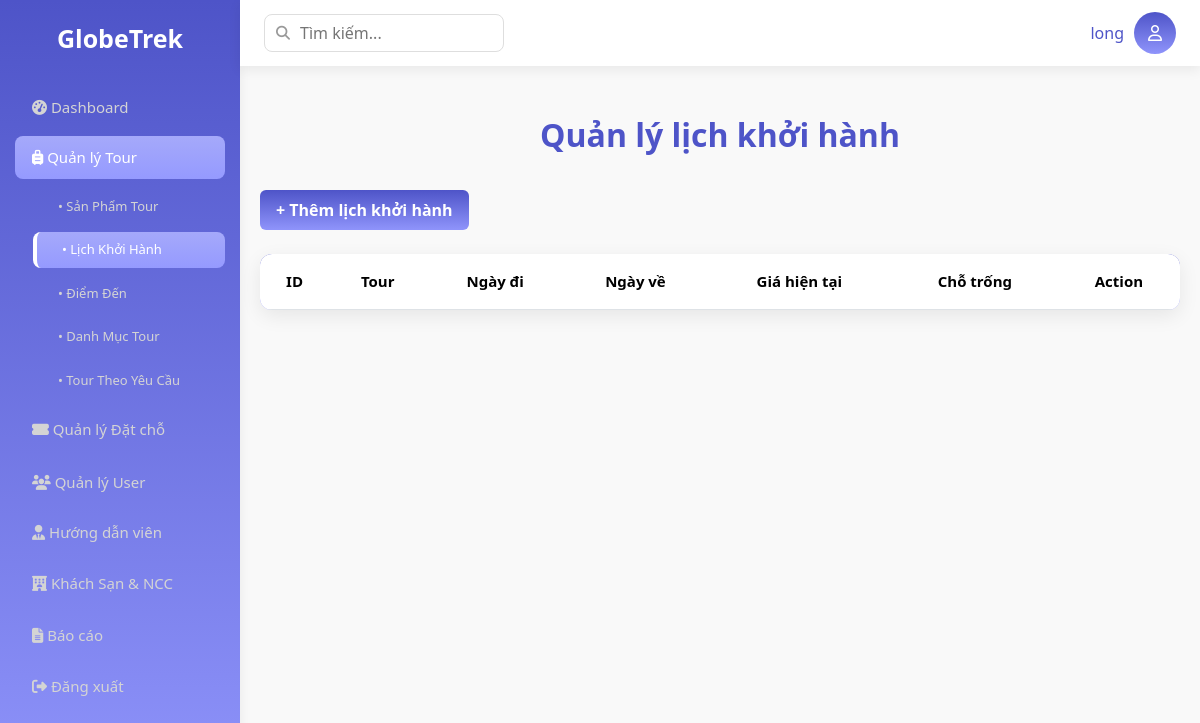
Page /Base/?action=list-departure (signed in) on the earlier database version.
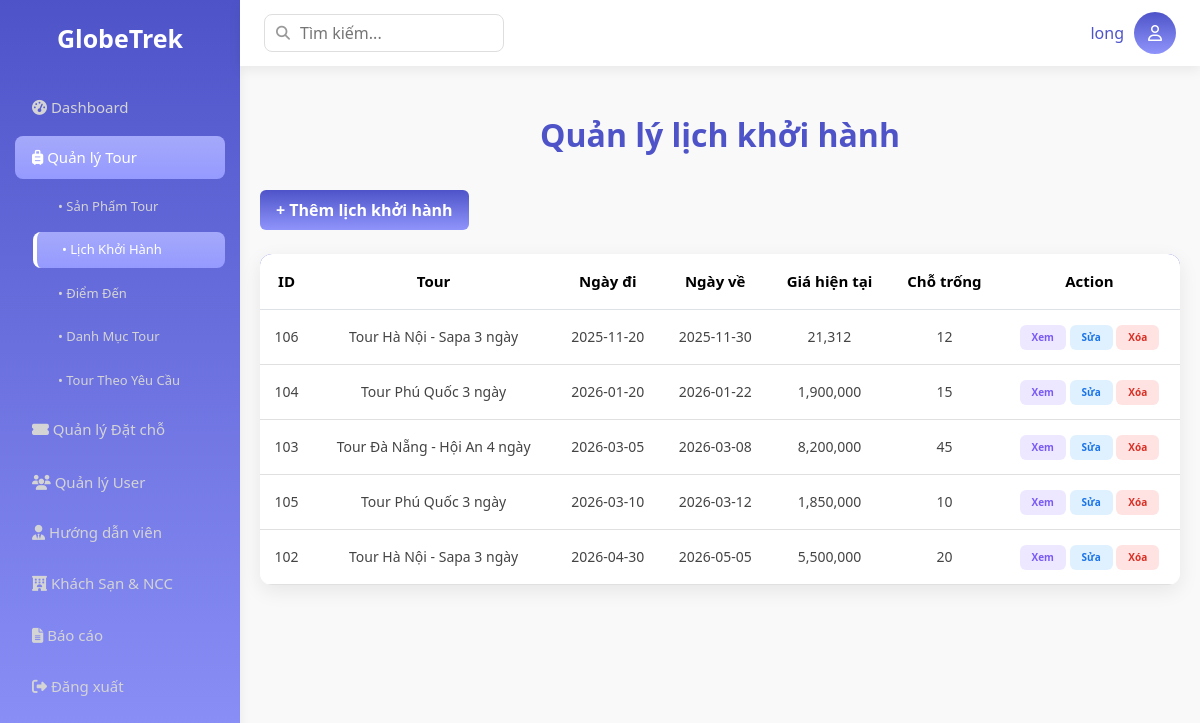
Same page on the later database version.
### tables this page shows
CREATE TABLE `tour_departures` (
  `id` int NOT NULL,
  `tour_id` int NOT NULL,
  `start_date` date NOT NULL,
  `end_date` date NOT NULL,
  `current_price` decimal(10,2) NOT NULL COMMENT 'Giá bán hiện tại',
  `available_slots` int NOT NULL COMMENT 'Số chỗ còn trống'
);

CREATE TABLE `tours` (
  `id` int NOT NULL,
  `name` varchar(255) NOT NULL,
  `tour_type` enum('Nội địa','Quốc tế') NOT NULL,
  `description` text,
  `base_price` decimal(10,2) NOT NULL COMMENT 'Giá cơ bản trước khuyến mãi',
  `policy_id` int DEFAULT NULL,
  `created_at` timestamp NULL DEFAULT CURRENT_TIMESTAMP,
  `category_id` int DEFAULT NULL,
  `tour_origin` enum('Catalog','Custom') DEFAULT 'Catalog'
);

### Base/controllers/DepartureController.php (called while the page is built, shortened)
<?php
class DepartureController
{
    public function listDeparture()
    {
        $departure = new DepartureModel();
        $listDeparture = $departure->getList();
        $view = "admin/departure/list-departure";
        require_once PATH_VIEW . 'main.php';
    }
}

### Base/index.php (called while the page is built, shortened)
<?php
spl_autoload_register(function ($class) {
    $fileName = "$class.php";
    $fileModel              = PATH_MODEL . $fileName;
});
require_once './routes/index.php';

### Base/models/BaseModel.php (called while the page is built, shortened)
<?php
class BaseModel
{
    protected $pdo;
    public function __construct()
    {
        $dsn = sprintf('mysql:host=%s;port=%s;dbname=%s;charset=utf8', DB_HOST, DB_PORT, DB_NAME);
        try {
            $this->pdo = new PDO($dsn, DB_USERNAME, DB_PASSWORD, DB_OPTIONS);
        } catch (PDOException $e) {
            die("Kết nối cơ sở dữ liệu thất bại: {$e->getMessage()}. Vui lòng thử lại sau.");
        }
    }
    public function __destruct()
    {
        $this->pdo = null;
    }
    public function getConnection()
    {
        return $this->pdo;
}
}

### Base/models/DepartureModel.php (called while the page is built, shortened)
<?php
class DepartureModel {
    public $db;
    public function __construct() {
        $baseModel = new BaseModel();
        $this->db = $baseModel->getConnection();
    }
    public function getList() {
        $sql = "SELECT
                    td.id AS departure_id,
                    t.name AS tour_name,
                    td.start_date,
                    td.end_date,
                    td.current_price,
                    td.available_slots AS max_slots,
                    td.available_slots - IFNULL(COUNT(BC.id), 0) AS remaining_slots
                FROM tour_departures td
                JOIN tours t ON td.tour_id = t.id
                LEFT JOIN bookings b ON b.departure_id = td.id
                LEFT JOIN booking_customers BC ON BC.booking_id = b.id AND b.status IN ('Confirmed', 'Pending')
                GROUP BY td.id, t.name, td.start_date, td.end_date, td.current_price, td.available_slots
                ORDER BY td.start_date ASC";
        $stmt = $this->db->prepare($sql);
        $stmt->execute();
        return $stmt->fetchAll();
    }
}

### Base/views/admin/departure/list-departure.php (the view)
<?php include PATH_VIEW . 'layout/header.php'; ?>
<div class="main">
    <h2>Quản lý lịch khởi hành</h2>
<a href="<?= BASE_URL ?>?action=create-departure" class="btn btn-nut">+ Thêm lịch khởi hành</a>
<section class="mt-4">
<table class="table">
    <thead>
        <tr>
            <th>ID</th>
            <th>Tour</th>
            <th>Ngày đi</th>
            <th>Ngày về</th>
            <th>Giá hiện tại</th>
            <th>Chỗ trống</th>
            <th>Action</th>
        </tr>
    </thead>
    <tbody>
        <?php foreach ($listDeparture as $value): ?>
        <tr>
            <td><?= $value['departure_id'] ?></td>
            <td><?= $value['tour_name'] ?></td>
            <td><?= $value['start_date'] ?></td>
            <td><?= $value['end_date'] ?></td>
            <td><?= number_format($value['current_price']) ?></td>
            <td><?= $value['max_slots'] ?></td>
            <td>
                <a href="<?= BASE_URL ?>?action=update-departure&id=<?= $value['departure_id'] ?>" class="btn view">Xem</a>
                <a href="<?= BASE_URL ?>?action=update-departure&id=<?= $value['departure_id'] ?>" class="btn edit">Sửa</a>
                <a href="<?= BASE_URL ?>?action=delete-departure&id=<?= $value['departure_id'] ?>"
                   onclick="return confirm('Xóa lịch này?')" class="btn delete">Xóa</a>
            </td>
        </tr>
        <?php endforeach ?>
    </tbody>
</table>
</section>
</div>
<?php include PATH_VIEW . 'layout/footer.php'; ?>

### Base/views/main.php (shortened to what this page needs)
<!DOCTYPE html>
<html lang="en">
<head>
    <link href="https://cdn.jsdelivr.net/npm/bootstrap@5.3.3/dist/css/bootstrap.min.css" rel="stylesheet">
</head>
<body>
        <div class="row">
            <?php
            if (isset($view)) {
                require_once PATH_VIEW . $view . '.php';
            }
            ?>
        </div>
</body>
</html>

### Base/views/layout/header.php (shortened to what this page needs)
<!DOCTYPE html>
<html lang="en">
<head>
    <link href="https://cdn.jsdelivr.net/npm/bootstrap@5.3.3/dist/css/bootstrap.min.css" rel="stylesheet">
    <link rel="stylesheet" href="assets/css/layout.css">
    <link rel="stylesheet" href="assets/css/user.css">
    <link rel="stylesheet" href="https://cdnjs.cloudflare.com/ajax/libs/font-awesome/6.4.0/css/all.min.css">
</head>
<body>
    <div class="layout">
        <div class="main-content">
            <div class="topBar">
                <div class="search">
                    <i class="fas fa-search"></i>
                    <input type="text" placeholder="Tìm kiếm..." />
                </div>
                <div class="user">
                    <span><?= $_SESSION['user']['name'] ?? 'Admin' ?></span>
                    <a href="<?= BASE_URL ?>?action=detail-user&id=<?= $_SESSION['user']['id'] ?>">
                        <div class="avatar"><i class="fa-regular fa-user"></i></div>
                    </a>
                </div>
            </div>
            <div class="sidebar">
                <div class="brand">
                    <a href="<?= BASE_URL ?>?action=dashboard">GlobeTrek</a>
                </div>
                <?php $action = $_GET['action'] ?? 'dashboard'; ?>
                <div class="menu">
                    <a href="<?= BASE_URL ?>?action=dashboard" class="<?= ($action == 'dashboard') ? 'active' : '' ?>">
                        <i class="fas fa-tachometer-alt"></i> Dashboard
                    </a>
                    <?php
                    $tour_actions = ['list-tour', 'list-departure', 'list-destination', 'list-category', 'list-custom-requests'];
                    $is_tour_group_active = in_array($action, $tour_actions);
                    ?>
                    <div class="dropdown <?= $is_tour_group_active ? 'active' : '' ?>">
                        <span class="drop-btn"><i class="fas fa-suitcase-rolling"></i> Quản lý Tour</span>
                        <div class="drop-content">
                            <a href="<?= BASE_URL ?>?action=list-tour" class="<?= ($action == 'list-tour') ? 'active-sub' : '' ?>">• Sản Phẩm Tour</a>
                            <a href="<?= BASE_URL ?>?action=list-departure" class="<?= ($action == 'list-departure') ? 'active-sub' : '' ?>">• Lịch Khởi Hành</a>
                            <a href="<?= BASE_URL ?>?action=list-destination" class="<?= ($action == 'list-destination') ? 'active-sub' : '' ?>">• Điểm Đến</a>
                            <a href="<?= BASE_URL ?>?action=list-category" class="<?= ($action == 'list-category') ? 'active-sub' : '' ?>">• Danh Mục Tour</a>
                            <a href="<?= BASE_URL ?>?action=list-custom-requests" class="<?= ($action == 'list-custom-requests') ? 'active-sub' : '' ?>">• Tour Theo Yêu Cầu</a>
                        </div>
                    </div>
                    <?php
                    $order_actions = ['order', 'list-order', 'list-payment', 'list-booking-customers'];
                    $is_order_group_active = in_array($action, $order_actions);
                    ?>
                    <div class="dropdown <?= $is_order_group_active ? 'active' : '' ?>">
                        <span class="drop-btn"><i class="fas fa-ticket-alt"></i> Quản lý Đặt chỗ</span>
                    </div>
                    <div class="dropdown <?= $is_order_group_active ? 'active' : '' ?>">
                        <a href="<?= BASE_URL ?>?action=list-user" class="<?= ($action == 'list-user') ? 'active' : '' ?>"><i class="fas fa-users"></i> Quản lý User</a>
                        <a href="<?= BASE_URL ?>?action=list-guide" class="<?= ($action == 'list-guide') ? 'active' : '' ?>"><i class="fas fa-user-tie"></i> Hướng dẫn viên</a>
                        <a href="<?= BASE_URL ?>?action=list-hotel" class="<?= ($action == 'list-hotel') ? 'active' : '' ?>"><i class="fas fa-hotel"></i> Khách Sạn & NCC</a>
                    </div>
                    <a href="<?= BASE_URL ?>?action=report" class="<?= ($action == 'report') ? 'active' : '' ?>"><i class="fas fa-file-alt"></i> Báo cáo</a>
                    <a href="<?= BASE_URL ?>?action=logout"><i class="fas fa-sign-out-alt"></i> Đăng xuất</a>
                </div>
            </div>

### Base/views/layout/footer.php (shortened to what this page needs)
 </div>
 </div>
</body>
</html>

### Base/assets/css/layout.css (style rules this page uses)
:root { --orange: linear-gradient(180deg, #4e54c8, #8f94fb); --orange-active: linear-gradient(180deg, #a5a9fa, #959aff); --orange-light: #4e54c8; --bg: #f9f9f9; --white: #ffffff; --text: #4e54c8; --muted: #d4d4d4; --radius: 8px; --shadow: 0 4px 12px rgba(0, 0, 0, 0.07); font-family: "Inter", sans-serif; }
body { margin: 0; background: var(--bg); color: var(--text); overflow-x: hidden; }
.sidebar { position: fixed; top: 0; left: 0; width: 240px; height: 100vh; background: var(--orange); padding: 20px 15px; box-shadow: var(--shadow); box-sizing: border-box; overflow-y: auto; scrollbar-width: none; }
.brand { font-size: 25px; font-weight: 700; color: var(--white); margin-bottom: 20px; text-align: center; }
.brand a { text-decoration: none; color: inherit; }
.menu { display: flex; flex-direction: column; }
.menu a, .menu .drop-btn { display: block; padding: 10px 17px; margin-top: 8px; text-decoration: none; border-radius: var(--radius); color: var(--muted); font-size: 15px; cursor: pointer; transition: all 0.2s; }
.menu a.active, .menu .dropdown.active > .drop-btn { background: var(--orange-active); color: #fff; }
.menu .dropdown { display: flex; flex-direction: column; margin-bottom: 2px; }
.menu .drop-content { display: none; flex-direction: column; margin-top: 2px; margin-left: 18px; }
.menu .dropdown.active .drop-content { display: flex; }
.drop-content a { padding: 8px 17px 8px 25px; font-size: 13px; color: var(--muted); border-radius: var(--radius); transition: all 0.2s; }
.drop-content a.active-sub { background: var(--orange-active); color: #fff; font-weight: 500; border-left: 4px solid var(--white); }
.topBar { background: var(--white); padding: 12px 24px; box-shadow: var(--shadow); display: flex; justify-content: space-between; align-items: center; position: sticky; top: 0; z-index: 99; }
.main-content { margin-left: 240px; height: 100vh; }
.search { position: relative; display: flex; align-items: center; }
.search i { position: absolute; left: 12px; color: #999; font-size: 14px; }
.search input { padding: 6px 14px 6px 35px; border-radius: var(--radius); border: 1px solid #dedede; width: 240px; transition: border-color 0.2s; }
.user { display: flex; align-items: center; gap: 10px; }
.avatar { width: 42px; height: 42px; background: var(--orange); border-radius: 50%; display: flex; justify-content: center; align-items: center; color: #fff; font-weight: bold; }
.main { padding: 26px; }

### Base/assets/css/user.css (style rules this page uses)
.main h2 { font-weight: 700; margin-bottom: 1rem; text-align: center; }
.table { width: 100%; border-collapse: separate; border-spacing: 0; font-family: inherit; background: #fff; border-radius: 12px; overflow: hidden; box-shadow: 0 6px 20px rgba(0,0,0,0.08); }
.table thead tr { background: linear-gradient(180deg, #4e54c8, #8f94fb); color: #fff; text-align: center; font-weight: 600; font-size: 15px; }
.table thead th { padding: 16px 12px; }
.table tbody tr { border-bottom: 1px solid #e0e0e0; }
.table tbody td { padding: 14px 12px; vertical-align: middle; font-size: 14px; color: #444; text-align: center; }
.view, .edit, .delete { margin-top: 1px; padding: 5px 12px; border: none; border-radius: 6px; cursor: pointer; font-size: 10px; font-weight: bold; transition: 0.2s; }
.view { background: #ede8ff; color: #7a5af5; }
.edit { background: #dff1ff; color: #1a73e8; }
.delete { background: #ffe3e3; color: #d93025; }
.btn-nut { background: var(--orange); color: var(--white); border: none; padding: 8px 16px; font-weight: 600; transition: opacity 0.2s; margin: 20px 0 0 0; }
.main { padding: 50px 20px; max-width: 1000px; margin: auto; }

Differences in the rows shown:
added tour_departures: id "106", tour.name "Tour Hà Nội - Sapa 3 ngày", start_date "2025-11-20", end_date "2025-11-30", current_price "21,312", available_slots "12"
added tour_departures: id "104", tour.name "Tour Phú Quốc 3 ngày", start_date "2026-01-20", end_date "2026-01-22", current_price "1,900,000", available_slots "15"
added tour_departures: id "103", tour.name "Tour Đà Nẵng - Hội An 4 ngày", start_date "2026-03-05", end_date "2026-03-08", current_price "8,200,000", available_slots "45"
added tour_departures: id "105", tour.name "Tour Phú Quốc 3 ngày", start_date "2026-03-10", end_date "2026-03-12", current_price "1,850,000", available_slots "10"
added tour_departures: id "102", tour.name "Tour Hà Nội - Sapa 3 ngày", start_date "2026-04-30", end_date "2026-05-05", current_price "5,500,000", available_slots "20"
